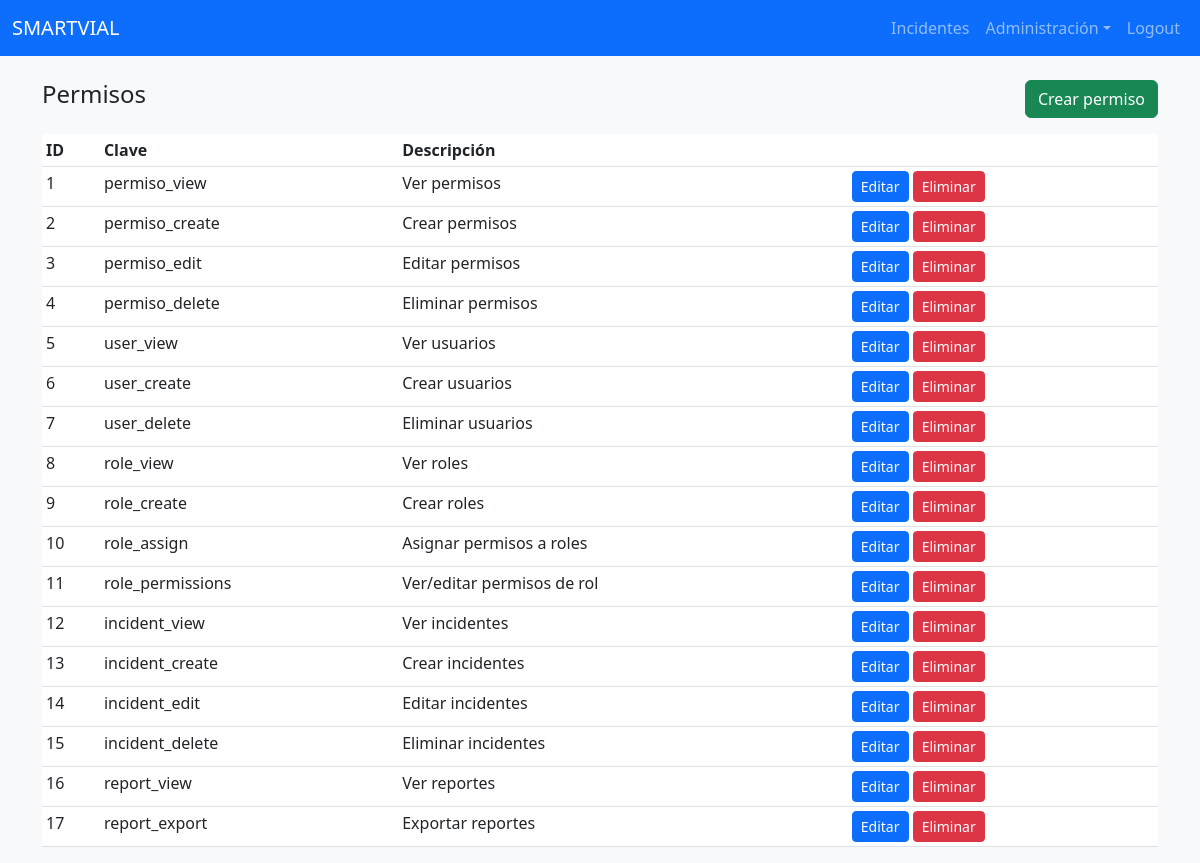
The app's page /public/?c=permiso (signed in) with its own data.
### tables this page shows
CREATE TABLE permisos (
  id INT AUTO_INCREMENT PRIMARY KEY,
  clave VARCHAR(100) NOT NULL,
  descripcion VARCHAR(255)
);

### app/controllers/PermisoController.php (called while the page is built, shortened)
<?php
require_once __DIR__ . '/../Model.php';
require_once __DIR__ . '/../config.php';
class PermisoController
{
    public function index()
    {
        $m = new Model();
        $res = $m->query('SELECT id,clave,descripcion FROM permisos ORDER BY id');
        $perms = [];
        while ($r = $res->fetch_assoc()) $perms[] = $r;
        require __DIR__ . '/../../views/permisos/list.php';
    }
}

### app/config.php (called while the page is built, shortened)
<?php
function getDb()
{
    $mysqli = new mysqli(DB_HOST, DB_USER, DB_PASS, DB_NAME);
    $mysqli->set_charset(DB_CHARSET);
    return $mysqli;
}
function e($s) { return htmlspecialchars($s, ENT_QUOTES, 'UTF-8'); }
function is_logged_in() {
    return !empty($_SESSION['user']);
}
function user_has_permission($clave)
{
    $roleId = $_SESSION['user']['role_id'] ?? 0;
    if ($roleId == 1) return true;
    $db = getDb();
    $stmt = $db->prepare('SELECT 1 FROM permisos p JOIN roles_permisos rp ON rp.permiso_id = p.id WHERE p.clave = ? AND rp.role_id = ? LIMIT 1');
    $stmt->bind_param('si', $clave, $roleId);
    $stmt->execute();
    $res = $stmt->get_result();
    $has = $res && $res->num_rows > 0;
    return $has;
}

### app/Model.php (called while the page is built, shortened)
<?php
require_once __DIR__ . '/config.php';
class Model
{
    protected $db;
    public function __construct()
    {
        $this->db = getDb();
    }
    public function query($sql, $types = null, $params = [])
    {
        $stmt = $this->db->prepare($sql);
        $stmt->execute();
        $res = $stmt->get_result();
        return $res;
    }
}

### views/permisos/list.php (the view)
<?php require __DIR__ . '/../layout/header.php'; ?>
<div class="d-flex justify-content-between mb-3">
  <h4>Permisos</h4>
  <?php if (user_has_permission('permiso_create')): ?><a class="btn btn-success" href="?c=permiso&a=create">Crear permiso</a><?php endif; ?>
</div>
<table class="table table-sm">
  <thead><tr><th>ID</th><th>Clave</th><th>Descripción</th><th></th></tr></thead>
  <tbody>
    <?php foreach($perms as $p): ?>
    <tr>
      <td><?= e($p['id']) ?></td>
      <td><?= e($p['clave']) ?></td>
      <td><?= e($p['descripcion']) ?></td>
      <td>
        <?php if (user_has_permission('permiso_edit')): ?><a class="btn btn-sm btn-primary" href="?c=permiso&a=edit&id=<?= $p['id'] ?>">Editar</a><?php endif; ?>
        <?php if (user_has_permission('permiso_delete')): ?><a class="btn btn-sm btn-danger" href="?c=permiso&a=delete&id=<?= $p['id'] ?>" onclick="return confirm('Eliminar permiso?')">Eliminar</a><?php endif; ?>
      </td>
    </tr>
    <?php endforeach; ?>
  </tbody>
</table>
<?php require __DIR__ . '/../layout/footer.php'; ?>

### public/index.php (shortened to what this page needs)
<?php
require_once __DIR__ . '/../app/config.php';
$c = $_GET['c'] ?? 'auth';
$a = $_GET['a'] ?? null;
switch ($c) {
    case 'permiso':
        require_once __DIR__ . '/../app/controllers/PermisoController.php';
        $ctl = new PermisoController();
        if ($a === 'create') $ctl->create(); elseif ($a === 'edit') $ctl->edit(); elseif ($a === 'delete') $ctl->delete(); else $ctl->index();
        break;
}

### views/layout/header.php (shortened to what this page needs)
<!doctype html>
<html lang="es">
<head>
  <link href="https://cdn.jsdelivr.net/npm/bootstrap@5.3.0/dist/css/bootstrap.min.css" rel="stylesheet">
  <link href="https://cdnjs.cloudflare.com/ajax/libs/font-awesome/6.4.0/css/all.min.css" rel="stylesheet">
  <link href="/assets/css/style.css" rel="stylesheet">
</head>
<body>
<nav class="navbar navbar-expand-lg navbar-dark bg-primary">
  <div class="container-fluid">
    <a class="navbar-brand" href="/public/?c=dashboard">SMARTVIAL</a>
    <div class="collapse navbar-collapse" id="navbarNav">
      <ul class="navbar-nav ms-auto">
        <?php if (!empty($_SESSION['user'])): ?>
          <?php if (user_has_permission('incident_view')): ?><li class="nav-item"><a class="nav-link" href="/public/?c=incident">Incidentes</a></li><?php endif; ?>
          <?php if (user_has_permission('user_view') || user_has_permission('role_view') || user_has_permission('permiso_view')): ?>
          <li class="nav-item dropdown">
            <a class="nav-link dropdown-toggle" href="#" id="adminMenu" role="button" data-bs-toggle="dropdown" aria-expanded="false">Administración</a>
          </li>
          <?php endif; ?>
          <li class="nav-item"><a class="nav-link" href="/public/?c=auth&a=logout">Logout</a></li>
        <?php endif; ?>
      </ul>
    </div>
  </div>
</nav>
<div class="container mt-4">

### views/layout/footer.php (shortened to what this page needs)
</div>
</body>
</html>

### assets/css/style.css (style rules this page uses)
body { background:#f8f9fa }

### records on screen
permisos: id "1", clave "permiso_view", descripcion "Ver permisos"
permisos: id "2", clave "permiso_create", descripcion "Crear permisos"
permisos: id "3", clave "permiso_edit", descripcion "Editar permisos"
permisos: id "4", clave "permiso_delete", descripcion "Eliminar permisos"
permisos: id "5", clave "user_view", descripcion "Ver usuarios"
permisos: id "6", clave "user_create", descripcion "Crear usuarios"
permisos: id "7", clave "user_delete", descripcion "Eliminar usuarios"
permisos: id "8", clave "role_view", descripcion "Ver roles"
permisos: id "9", clave "role_create", descripcion "Crear roles"
permisos: id "10", clave "role_assign", descripcion "Asignar permisos a roles"
permisos: id "11", clave "role_permissions", descripcion "Ver/editar permisos de rol"
permisos: id "12", clave "incident_view", descripcion "Ver incidentes"
permisos: id "13", clave "incident_create", descripcion "Crear incidentes"
permisos: id "14", clave "incident_edit", descripcion "Editar incidentes"
permisos: id "15", clave "incident_delete", descripcion "Eliminar incidentes"
permisos: id "16", clave "report_view", descripcion "Ver reportes"
permisos: id "17", clave "report_export", descripcion "Exportar reportes"
